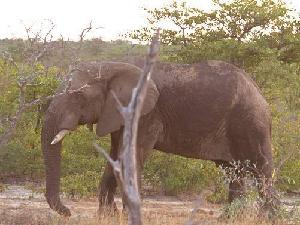
#> input picture 101_ObjectCategories/elephant/image_0001.jpg, 300 x 225 px, found by its file name
$ jupyter execute proj2.ipynb   (shell and % lines are left out)
#> lines starting #> are read from the running program, lines starting #| are printed output that depends on the picture
[cell 1]
import numpy as np
import matplotlib.pyplot as plt
from scipy.ndimage import gaussian_filter
import cv2

[cell 2]
# [11 lines of commented-out code are left out]

def get_grayscale(img):
    gray = lambda img : np.dot(img[...,:3], [0.299, 0.587, 0.114])
    gray = gray(img)
    return gray

def gen_octave(img, s, sigma):
    octave = []
    k = 2**(1/s)
    power = 1
    for i in range(s+3):
        gaussian = gaussian_filter(img, sigma)
        octave.append(gaussian)
        sigma *= k**power
        print('Sigma:', sigma)
        power += 1
        plt.imshow(gaussian)
        plt.show()

    print('Size of Octave:', (np.array(octave)).shape)
    return octave

def gen_gauss_pyramid(img, s, sigma, num_octaves):
    pyr = []
    for i in range(num_octaves):
        octave = gen_octave(img, s, sigma)
        pyr.append(octave)
        img = (octave[-3][::2, ::2]).astype('uint8')
        dim = (int(img.shape[1] / 2), int(img.shape[0] / 2))
        try:
            img = cv2.resize(img, dim, cv2.INTER_AREA)
        except:
            break
    return pyr

def gen_diff_gauss_octave(gauss_octave):
    octave = []
    for i in range(1, len(gauss_octave)):
        octave.append(gauss_octave[i] - gauss_octave[i-1])
    return octave

def gen_diff_gauss_pyramid(gauss_pyramid):
    pyramid = []
    for octave in gauss_pyramid:
        pyramid.append(gen_diff_gauss_octave(octave))
    return pyramid

#########################################################################

img = cv2.imread('./101_ObjectCategories/airplanes/image_0001.jpg')
#> img is the input picture: shape (225, 300, 3); mean B, G, R 111.4, 131.9, 151.3

gray = get_grayscale(img)
#> in get_grayscale, `gray = gray(img)`:
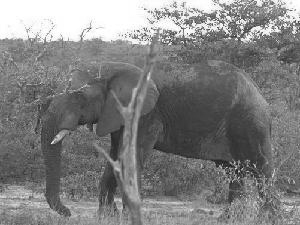
#> gray: shape (225, 300) float64; min 17.69, max 255, mean 128
#gray = lambda rgb :np.dot(rgb[..., :3], [0.299, 0.587, 0.114])
print("ORIGINAL IMAGE")
plt.imshow(gray, cmap='gray')
plt.gray()
plt.show()


pyramid = gen_gauss_pyramid(gray, s = 2, sigma = 1, num_octaves = 5)
#> the loop in gen_gauss_pyramid, `for i in range(num_octaves):` made 5 passes
#> img on pass 4: [128]
#> (octave, img) on pass 5: ([[128], [128], [127], [128], [128]], [127])
#> pass 1, in gen_octave, `plt.show()`:
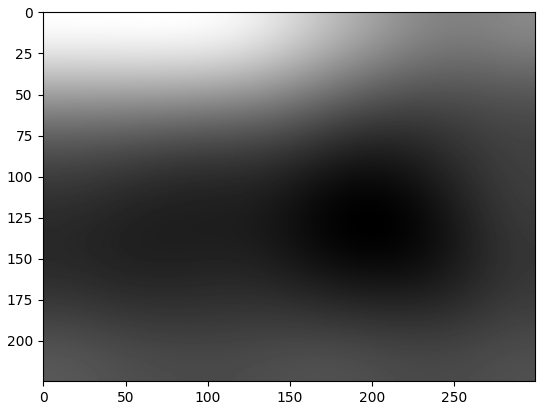
#> figure drawn by matplotlib, 1 panel
#> pass 1, in gen_gauss_pyramid, `img = (octave[-3][::2, ::2]).astype('uint8')`:
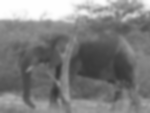
#> img: shape (113, 150); min 54, max 254, mean 127.8
#> pass 2, in gen_octave (call 2), `plt.show()`:
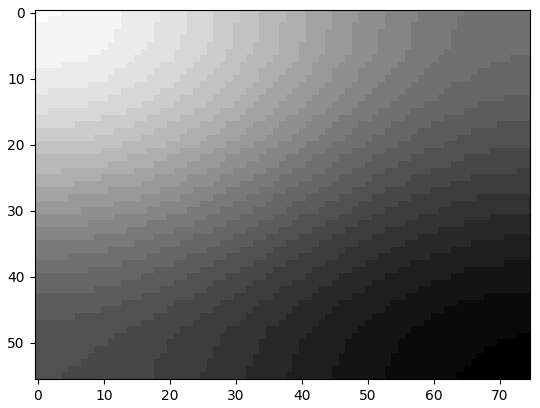
#> figure drawn by matplotlib, 1 panel
#> pass 2, in gen_gauss_pyramid, `img = (octave[-3][::2, ::2]).astype('uint8')`:
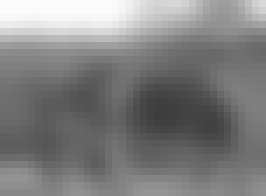
#> img: shape (28, 38) (shown 7 times larger); min 61, max 252, mean 127.5
#> after the loop in gen_gauss_pyramid, `for i in range(num_octaves):`: pyr = 5 items
#> pyramid = 5 items
pyramid = gen_diff_gauss_pyramid(pyramid)
#> the loop in gen_diff_gauss_pyramid, `for octave in gauss_pyramid:` made 5 passes

for eachOctave in pyramid:
    for pic in eachOctave:
        plt.imshow(pic)
        plt.show()
#> this loop made 5 passes
#> eachOctave on pass 5: [[0], [255], [1], [0]]
#> pass 1, `plt.show()`:
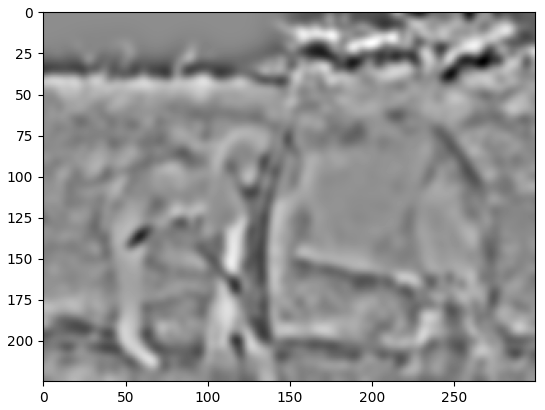
#> figure drawn by matplotlib, 1 panel
#> pass 1, `plt.show()`:
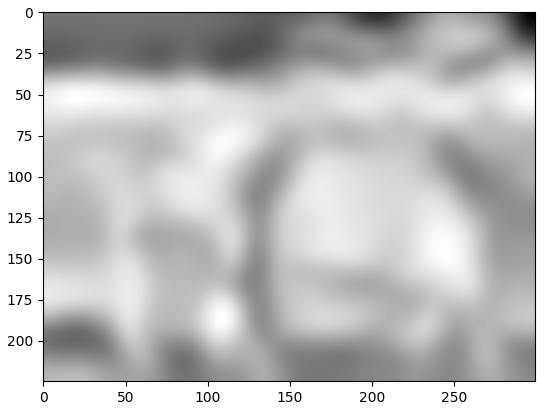
#> figure drawn by matplotlib, 1 panel
#> pass 2, `plt.show()`:
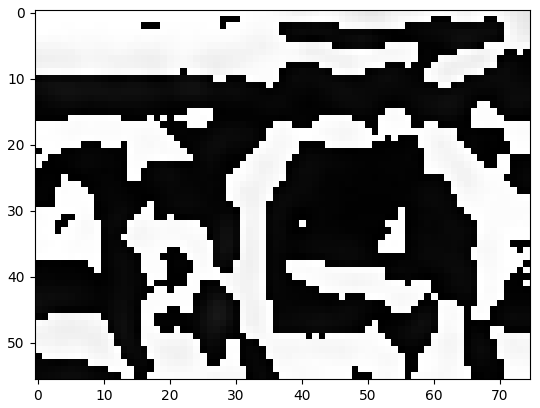
#> figure drawn by matplotlib, 1 panel
#> pass 2, `plt.show()`:
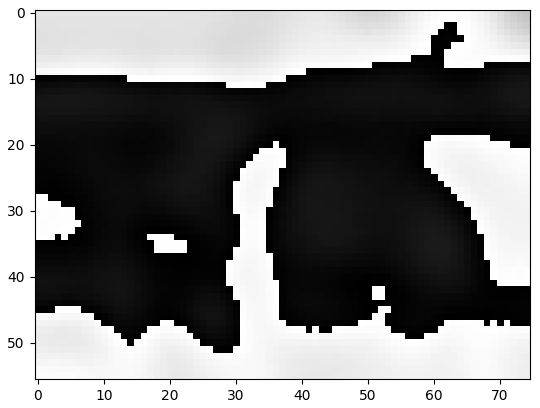
#> figure drawn by matplotlib, 1 panel
#> pass 2, `plt.show()`:
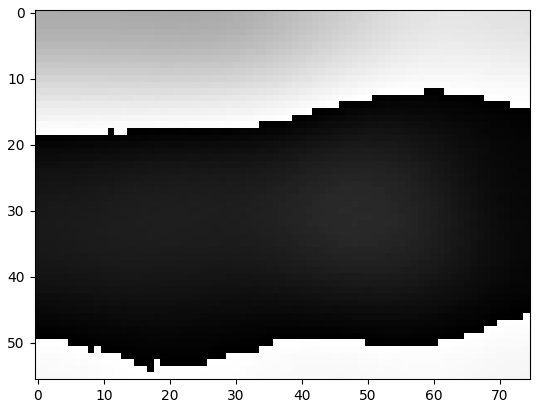
#> figure drawn by matplotlib, 1 panel

$ run again, with 101_ObjectCategories/elephant/image_0013.jpg copied over 101_ObjectCategories/elephant/image_0001.jpg
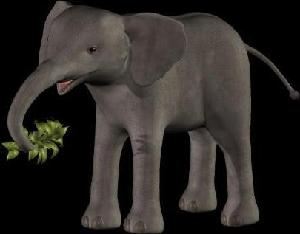
#> input picture 101_ObjectCategories/elephant/image_0013.jpg, 300 x 234 px, found by its file name
#> img is the input picture: shape (234, 300, 3); mean B, G, R 37.2, 40.3, 43.9
#> the loop in gen_gauss_pyramid, `for i in range(num_octaves):` made 5 passes
#> img on pass 4: [35]
#> pass 1, in gen_octave, `plt.show()`:
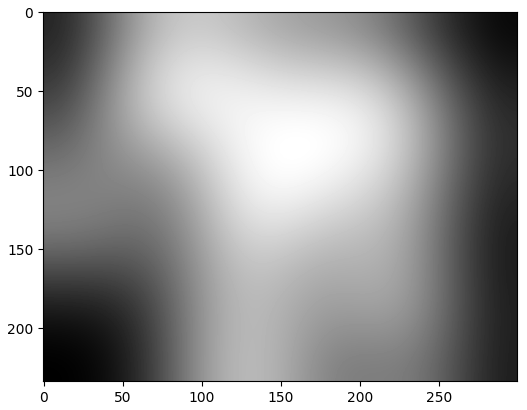
#> figure drawn by matplotlib, 1 panel
#> after the loop in gen_gauss_pyramid, `for i in range(num_octaves):`: pyr = 5 items
#> the loop in gen_diff_gauss_pyramid, `for octave in gauss_pyramid:` made 5 passes
#> the loop `for eachOctave in pyramid:` made 5 passes
#> eachOctave on pass 5: [[0], [0], [0], [0]]
#> pass 2, `plt.show()`:
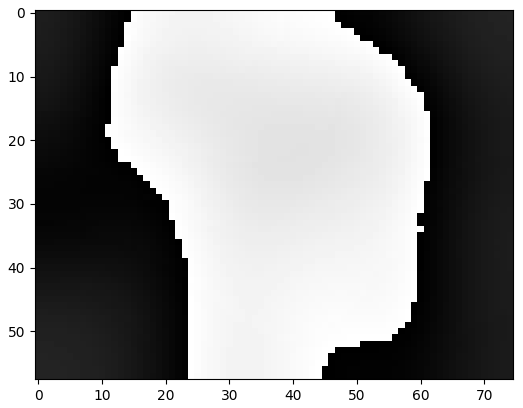
#> figure drawn by matplotlib, 1 panel

$ run again, with 101_ObjectCategories/elephant/image_0027.jpg copied over 101_ObjectCategories/elephant/image_0001.jpg
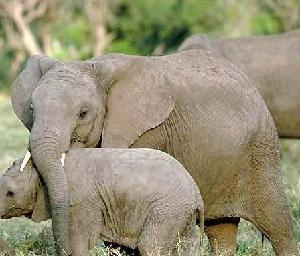
#> input picture 101_ObjectCategories/elephant/image_0027.jpg, 300 x 256 px, found by its file name
#> img is the input picture: shape (256, 300, 3); mean B, G, R 117.2, 143.8, 150.8
#> the loop in gen_gauss_pyramid, `for i in range(num_octaves):` made 5 passes
#> img on pass 4: [135]
#> after the loop in gen_gauss_pyramid, `for i in range(num_octaves):`: pyr = 5 items
#> the loop in gen_diff_gauss_pyramid, `for octave in gauss_pyramid:` made 5 passes
#> the loop `for eachOctave in pyramid:` made 5 passes
#> eachOctave on pass 5: [[0], [0], [0], [0]]
#> pass 2, `plt.show()`:
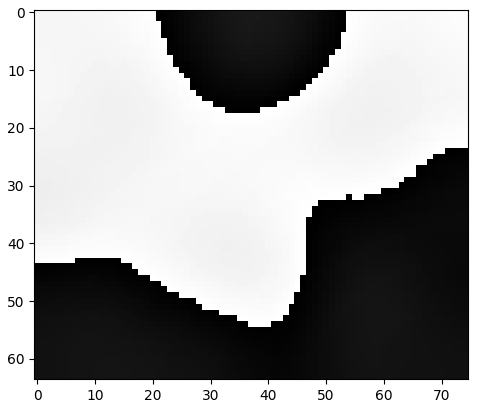
#> figure drawn by matplotlib, 1 panel
